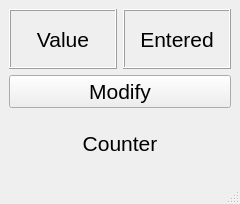
<?xml version="1.0" encoding="UTF-8"?>
<ui version="4.0">
 <class>Window</class>
 <widget class="QMainWindow" name="Window">
  <property name="geometry">
   <rect>
    <x>0</x>
    <y>0</y>
    <width>240</width>
    <height>204</height>
   </rect>
  </property>
  <property name="windowTitle">
   <string>Window</string>
  </property>
  <widget class="QWidget" name="centralwidget">
   <layout class="QVBoxLayout" name="verticalLayout">
    <item>
     <layout class="QHBoxLayout" name="horizontal_layout">
      <item>
       <widget class="QLabel" name="lab_txt">
        <property name="font">
         <font>
          <pointsize>16</pointsize>
         </font>
        </property>
        <property name="frameShape">
         <enum>QFrame::Box</enum>
        </property>
        <property name="frameShadow">
         <enum>QFrame::Raised</enum>
        </property>
        <property name="text">
         <string>Value</string>
        </property>
        <property name="alignment">
         <set>Qt::AlignCenter</set>
        </property>
       </widget>
      </item>
      <item>
       <widget class="QLabel" name="lab_val">
        <property name="font">
         <font>
          <pointsize>16</pointsize>
         </font>
        </property>
        <property name="frameShape">
         <enum>QFrame::Box</enum>
        </property>
        <property name="frameShadow">
         <enum>QFrame::Raised</enum>
        </property>
        <property name="text">
         <string>Entered</string>
        </property>
        <property name="alignment">
         <set>Qt::AlignCenter</set>
        </property>
       </widget>
      </item>
     </layout>
    </item>
    <item>
     <widget class="QPushButton" name="pb_modify">
      <property name="font">
       <font>
        <pointsize>16</pointsize>
       </font>
      </property>
      <property name="contextMenuPolicy">
       <enum>Qt::DefaultContextMenu</enum>
      </property>
      <property name="text">
       <string>Modify</string>
      </property>
     </widget>
    </item>
    <item>
     <widget class="QLabel" name="lab_cnt">
      <property name="font">
       <font>
        <pointsize>16</pointsize>
       </font>
      </property>
      <property name="text">
       <string>Counter</string>
      </property>
      <property name="alignment">
       <set>Qt::AlignCenter</set>
      </property>
     </widget>
    </item>
   </layout>
  </widget>
  <widget class="QMenuBar" name="menubar">
   <property name="geometry">
    <rect>
     <x>0</x>
     <y>0</y>
     <width>240</width>
     <height>27</height>
    </rect>
   </property>
  </widget>
  <widget class="QStatusBar" name="statusbar"/>
 </widget>
 <resources/>
 <connections/>
</ui>
